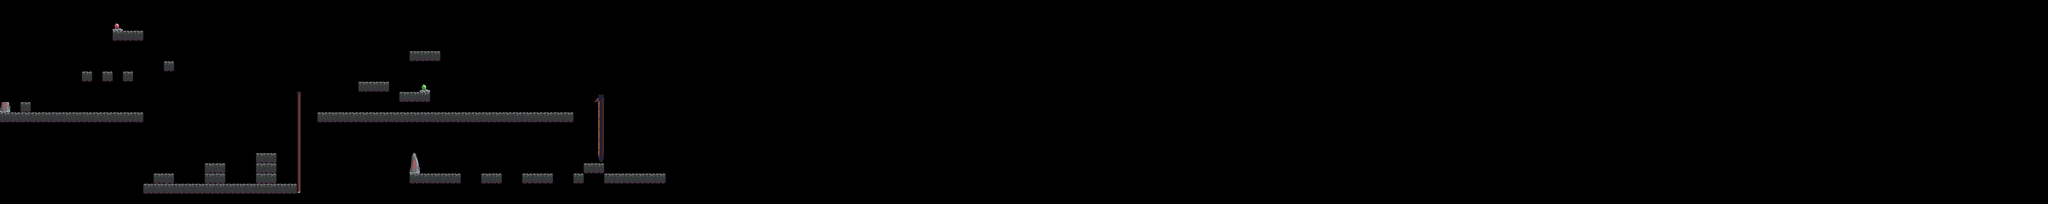

A level layout from a 2D game, rendered from its tile map. Below: a short description, then the map file with tile-grid data replaced by summaries:
An orthogonal 200x20 tile map with 32x32 px tiles, 2 tile layers (Tile Layer 1, Tile Layer 2).

<map version="1.0" tiledversion="1.0.3" orientation="orthogonal" renderorder="right-down" width="200" height="20" tilewidth="32" tileheight="32" nextobjectid="1">
 <tileset firstgid="1" source="level_1.tsx" />
 <layer name="Tile Layer 1" width="200" height="20" offsetx="0" offsety="-3.33333e-5">
  <data>[4000 cells, 124 non-empty, 11 distinct tile ids]</data>
 </layer>
 <layer name="Tile Layer 2" width="200" height="20">
  <data>[4000 cells, 0 non-empty, 0 distinct tile ids]</data>
 </layer>
</map>
